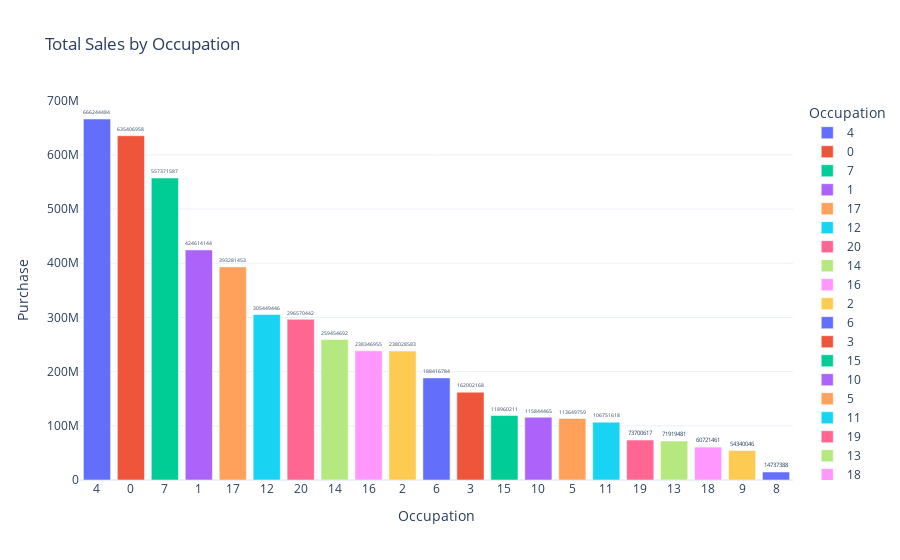

Notebook source saved alongside this figure:
### Code cell
px.bar(
    tot_pur_by_occ, 
    x='Occupation', 
    y='Purchase', 
    text='Purchase', 
    color='Occupation',
    title='Total Sales by Occupation',
    template='plotly_white'
).update_traces(textposition='outside').show()

### Figure 1 — Plotly figure (JSON) as saved in the notebook; plotly's stock layout.template omitted (floating-point values rounded to 4 significant figures)
{"data": [{"hovertemplate": "Occupation=%{x}<br>Purchase=%{text}<extra></extra>", "legendgroup": "4", "marker": {"color": "#636efa", "pattern": {"shape": ""}}, "name": "4", "orientation": "v", "showlegend": true, "text": [666200000.0], "textposition": "outside", "type": "bar", "x": ["4"], "xaxis": "x", "y": [666244484], "yaxis": "y"}, {"hovertemplate": "Occupation=%{x}<br>Purchase=%{text}<extra></extra>", "legendgroup": "0", "marker": {"color": "#EF553B", "pattern": {"shape": ""}}, "name": "0", "orientation": "v", "showlegend": true, "text": [635400000.0], "textposition": "outside", "type": "bar", "x": ["0"], "xaxis": "x", "y": [635406958], "yaxis": "y"}, {"hovertemplate": "Occupation=%{x}<br>Purchase=%{text}<extra></extra>", "legendgroup": "7", "marker": {"color": "#00cc96", "pattern": {"shape": ""}}, "name": "7", "orientation": "v", "showlegend": true, "text": [557400000.0], "textposition": "outside", "type": "bar", "x": ["7"], "xaxis": "x", "y": [557371587], "yaxis": "y"}, {"hovertemplate": "Occupation=%{x}<br>Purchase=%{text}<extra></extra>", "legendgroup": "1", "marker": {"color": "#ab63fa", "pattern": {"shape": ""}}, "name": "1", "orientation": "v", "showlegend": true, "text": [424600000.0], "textposition": "outside", "type": "bar", "x": ["1"], "xaxis": "x", "y": [424614144], "yaxis": "y"}, {"hovertemplate": "Occupation=%{x}<br>Purchase=%{text}<extra></extra>", "legendgroup": "17", "marker": {"color": "#FFA15A", "pattern": {"shape": ""}}, "name": "17", "orientation": "v", "showlegend": true, "text": [393300000.0], "textposition": "outside", "type": "bar", "x": ["17"], "xaxis": "x", "y": [393281453], "yaxis": "y"}, {"hovertemplate": "Occupation=%{x}<br>Purchase=%{text}<extra></extra>", "legendgroup": "12", "marker": {"color": "#19d3f3", "pattern": {"shape": ""}}, "name": "12", "orientation": "v", "showlegend": true, "text": [305400000.0], "textposition": "outside", "type": "bar", "x": ["12"], "xaxis": "x", "y": [305449446], "yaxis": "y"}, {"hovertemplate": "Occupation=%{x}<br>Purchase=%{text}<extra></extra>", "legendgroup": "20", "marker": {"color": "#FF6692", "pattern": {"shape": ""}}, "name": "20", "orientation": "v", "showlegend": true, "text": [296600000.0], "textposition": "outside", "type": "bar", "x": ["20"], "xaxis": "x", "y": [296570442], "yaxis": "y"}, {"hovertemplate": "Occupation=%{x}<br>Purchase=%{text}<extra></extra>", "legendgroup": "14", "marker": {"color": "#B6E880", "pattern": {"shape": ""}}, "name": "14", "orientation": "v", "showlegend": true, "text": [259500000.0], "textposition": "outside", "type": "bar", "x": ["14"], "xaxis": "x", "y": [259454692], "yaxis": "y"}, {"hovertemplate": "Occupation=%{x}<br>Purchase=%{text}<extra></extra>", "legendgroup": "16", "marker": {"color": "#FF97FF", "pattern": {"shape": ""}}, "name": "16", "orientation": "v", "showlegend": true, "text": [238300000.0], "textposition": "outside", "type": "bar", "x": ["16"], "xaxis": "x", "y": [238346955], "yaxis": "y"}, {"hovertemplate": "Occupation=%{x}<br>Purchase=%{text}<extra></extra>", "legendgroup": "2", "marker": {"color": "#FECB52", "pattern": {"shape": ""}}, "name": "2", "orientation": "v", "showlegend": true, "text": [238000000.0], "textposition": "outside", "type": "bar", "x": ["2"], "xaxis": "x", "y": [238028583], "yaxis": "y"}, {"hovertemplate": "Occupation=%{x}<br>Purchase=%{text}<extra></extra>", "legendgroup": "6", "marker": {"color": "#636efa", "pattern": {"shape": ""}}, "name": "6", "orientation": "v", "showlegend": true, "text": [188400000.0], "textposition": "outside", "type": "bar", "x": ["6"], "xaxis": "x", "y": [188416784], "yaxis": "y"}, {"hovertemplate": "Occupation=%{x}<br>Purchase=%{text}<extra></extra>", "legendgroup": "3", "marker": {"color": "#EF553B", "pattern": {"shape": ""}}, "name": "3", "orientation": "v", "showlegend": true, "text": [162000000.0], "textposition": "outside", "type": "bar", "x": ["3"], "xaxis": "x", "y": [162002168], "yaxis": "y"}, {"hovertemplate": "Occupation=%{x}<br>Purchase=%{text}<extra></extra>", "legendgroup": "15", "marker": {"color": "#00cc96", "pattern": {"shape": ""}}, "name": "15", "orientation": "v", "showlegend": true, "text": [119000000.0], "textposition": "outside", "type": "bar", "x": ["15"], "xaxis": "x", "y": [118960211], "yaxis": "y"}, {"hovertemplate": "Occupation=%{x}<br>Purchase=%{text}<extra></extra>", "legendgroup": "10", "marker": {"color": "#ab63fa", "pattern": {"shape": ""}}, "name": "10", "orientation": "v", "showlegend": true, "text": [115800000.0], "textposition": "outside", "type": "bar", "x": ["10"], "xaxis": "x", "y": [115844465], "yaxis": "y"}, {"hovertemplate": "Occupation=%{x}<br>Purchase=%{text}<extra></extra>", "legendgroup": "5", "marker": {"color": "#FFA15A", "pattern": {"shape": ""}}, "name": "5", "orientation": "v", "showlegend": true, "text": [113600000.0], "textposition": "outside", "type": "bar", "x": ["5"], "xaxis": "x", "y": [113649759], "yaxis": "y"}, {"hovertemplate": "Occupation=%{x}<br>Purchase=%{text}<extra></extra>", "legendgroup": "11", "marker": {"color": "#19d3f3", "pattern": {"shape": ""}}, "name": "11", "orientation": "v", "showlegend": true, "text": [106800000.0], "textposition": "outside", "type": "bar", "x": ["11"], "xaxis": "x", "y": [106751618], "yaxis": "y"}, {"hovertemplate": "Occupation=%{x}<br>Purchase=%{text}<extra></extra>", "legendgroup": "19", "marker": {"color": "#FF6692", "pattern": {"shape": ""}}, "name": "19", "orientation": "v", "showlegend": true, "text": [73700000.0], "textposition": "outside", "type": "bar", "x": ["19"], "xaxis": "x", "y": [73700617], "yaxis": "y"}, {"hovertemplate": "Occupation=%{x}<br>Purchase=%{text}<extra></extra>", "legendgroup": "13", "marker": {"color": "#B6E880", "pattern": {"shape": ""}}, "name": "13", "orientation": "v", "showlegend": true, "text": [71920000.0], "textposition": "outside", "type": "bar", "x": ["13"], "xaxis": "x", "y": [71919481], "yaxis": "y"}, {"hovertemplate": "Occupation=%{x}<br>Purchase=%{text}<extra></extra>", "legendgroup": "18", "marker": {"color": "#FF97FF", "pattern": {"shape": ""}}, "name": "18", "orientation": "v", "showlegend": true, "text": [60720000.0], "textposition": "outside", "type": "bar", "x": ["18"], "xaxis": "x", "y": [60721461], "yaxis": "y"}, {"hovertemplate": "Occupation=%{x}<br>Purchase=%{text}<extra></extra>", "legendgroup": "9", "marker": {"color": "#FECB52", "pattern": {"shape": ""}}, "name": "9", "orientation": "v", "showlegend": true, "text": [54340000.0], "textposition": "outside", "type": "bar", "x": ["9"], "xaxis": "x", "y": [54340046], "yaxis": "y"}, {"hovertemplate": "Occupation=%{x}<br>Purchase=%{text}<extra></extra>", "legendgroup": "8", "marker": {"color": "#636efa", "pattern": {"shape": ""}}, "name": "8", "orientation": "v", "showlegend": true, "text": [14740000.0], "textposition": "outside", "type": "bar", "x": ["8"], "xaxis": "x", "y": [14737388], "yaxis": "y"}], "layout": {"barmode": "relative", "legend": {"title": {"text": "Occupation"}, "tracegroupgap": 0}, "title": {"text": "Total Sales by Occupation"}, "xaxis": {"anchor": "y", "categoryarray": ["4", "0", "7", "1", "17", "12", "20", "14", "16", "2", "6", "3", "15", "10", "5", "11", "19", "13", "18", "9", "8"], "categoryorder": "array", "domain": [0, 1], "title": {"text": "Occupation"}}, "yaxis": {"anchor": "x", "domain": [0, 1], "title": {"text": "Purchase"}}}}
